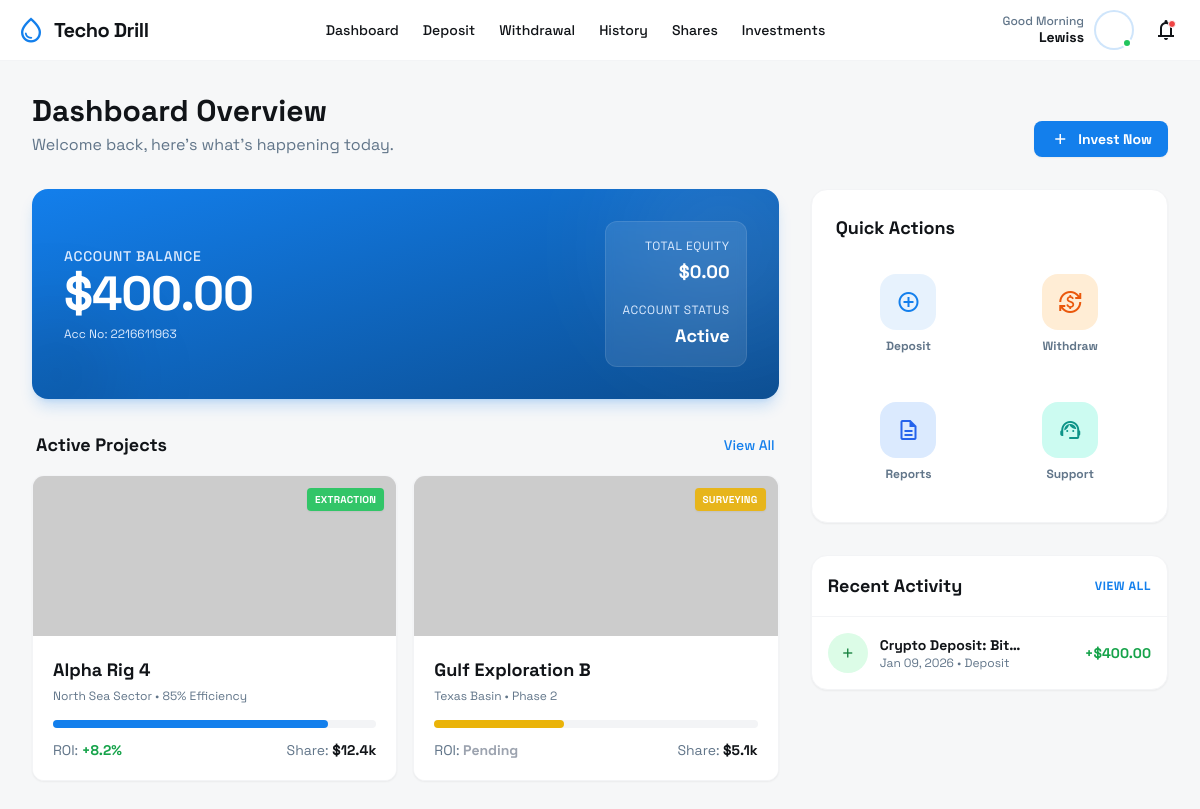
Before: /dashboard/ (signed in) with the older database file.
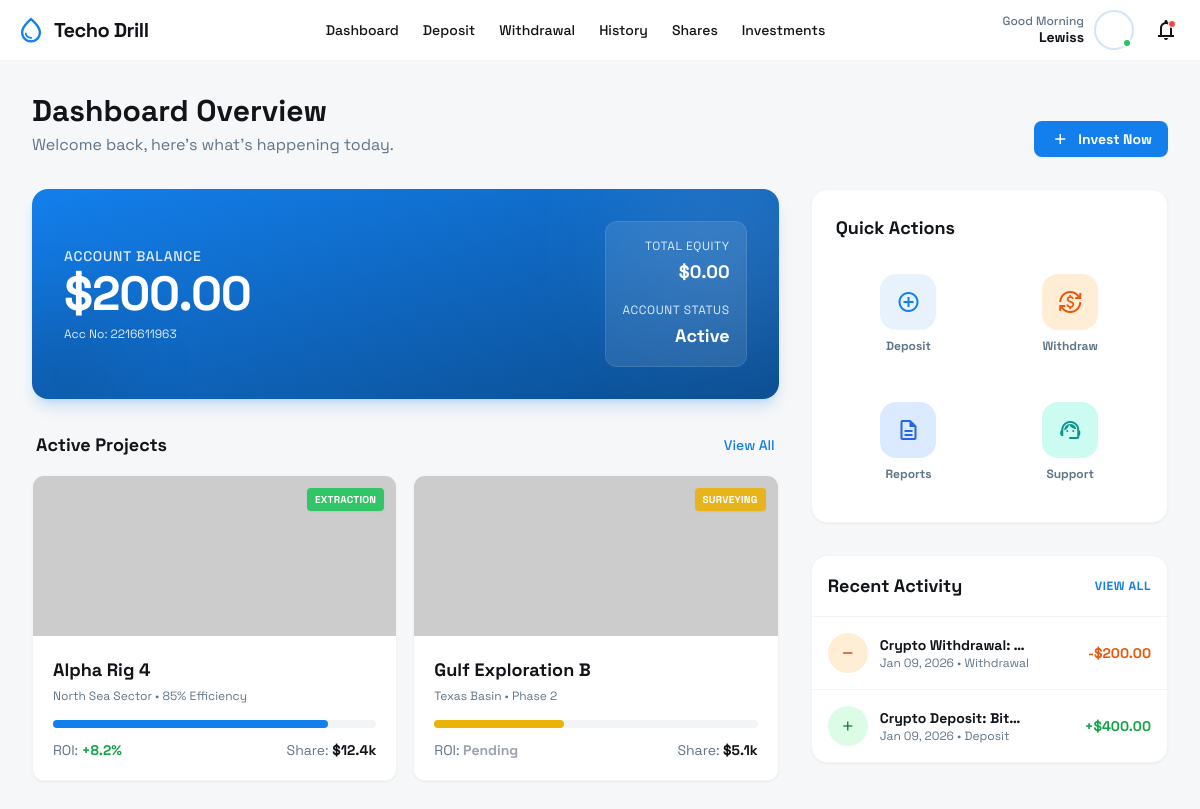
After: the same page with the newer database file.
### core_app/models.py (models this page shows, shortened)
class Account(models.Model):
    user = models.OneToOneField(User, on_delete=models.CASCADE, related_name='account')
    balance = models.DecimalField(max_digits=12, decimal_places=2, default=0.00)
    account_number = models.CharField(max_length=12, unique=True, editable=False)
    created_at = models.DateTimeField(auto_now_add=True)
    updated_at = models.DateTimeField(auto_now=True)

class Transaction(models.Model):
    TRANSACTION_TYPES = (
        ('deposit', 'Deposit'),
        ('withdrawal', 'Withdrawal'),
    )
    STATUS_CHOICES = (
        ('pending', 'Pending'),
        ('completed', 'Completed'),
        ('failed', 'Failed'),
    )
    account = models.ForeignKey(Account, on_delete=models.CASCADE, related_name='transactions')
    transaction_type = models.CharField(max_length=20, choices=TRANSACTION_TYPES)
    amount = models.DecimalField(max_digits=12, decimal_places=2)
    description = models.CharField(max_length=255, blank=True)
    status = models.CharField(max_length=20, choices=STATUS_CHOICES, default='completed')
    timestamp = models.DateTimeField(auto_now_add=True)
    reference = models.CharField(max_length=50, unique=True, blank=True)

### core_app/views.py (the view)
# urls.py: path('dashboard/', views.dashboard, name='dashboard'),
@login_required
def dashboard(request):
    account, created = Account.objects.get_or_create(user=request.user)
    transactions = Transaction.objects.filter(account=account).order_by('-timestamp')[:5]
    return render(request, 'dashboard.html', {
        'account': account,
        'recent_transactions': transactions
    })

### core_app/templates/dashboard.html (shortened to what the changed rows need)
{% extends 'base_dashboard.html' %}
{% block content %}
    <main class="w-full max-w-7xl mx-auto p-4 md:p-6 lg:p-8">
        <div class="mb-8 md:flex md:items-end md:justify-between">
            <div class="mb-4 md:mb-0">
                <h1 class="text-2xl md:text-3xl font-bold text-text-main-light dark:text-text-main-dark">Dashboard Overview</h1>
            </div>
        </div>
        <div class="grid grid-cols-1 lg:grid-cols-3 gap-8">
            <div class="lg:col-span-2 flex flex-col gap-8">
                <div class="relative overflow-hidden rounded-2xl bg-gradient-to-br from-[#137fec] to-[#0b4d91] text-white shadow-lg shadow-primary/20 p-6 md:p-8">
                    <div class="relative z-10 flex flex-col md:flex-row justify-between items-start md:items-center gap-6">
                        <div>
                            <p class="text-blue-100 text-sm font-medium mb-1 uppercase tracking-wider">Account Balance</p>
                            <h2 class="text-4xl md:text-5xl font-bold tracking-tight mb-2">${{ account.balance|floatformat:2 }}</h2>
                            <div class="flex items-center gap-2">
                                <span class="text-blue-100 text-xs">Acc No: {{ account.account_number }}</span>
                            </div>
                        </div>
                    </div>
                </div>
            </div>
            <div class="lg:col-span-1 flex flex-col gap-8">
                <div class="bg-surface-light dark:bg-surface-dark rounded-2xl shadow-sm border border-gray-100 dark:border-gray-800 overflow-hidden">
                    <div>
                        {% for txn in recent_transactions %}
                        <div class="flex items-center justify-between p-4 border-b border-gray-100 dark:border-gray-800 last:border-0 hover:bg-gray-50 dark:hover:bg-gray-800/50 transition-colors">
                            <div class="flex items-center gap-3">
                                <div class="size-10 rounded-full {% if txn.transaction_type == 'deposit' %}bg-green-100 text-green-700{% else %}bg-orange-100 text-orange-700{% endif %} dark:bg-opacity-20 flex items-center justify-center shrink-0">
                                    <span class="material-symbols-outlined text-lg">
                                    </span>
                                </div>
                                <div class="flex flex-col">
                                    <p class="text-sm font-bold text-text-main-light dark:text-text-main-dark">{{ txn.description|truncatechars:20 }}</p>
                                    <p class="text-xs text-text-sec-light dark:text-text-sec-dark">{{ txn.timestamp|date:"M d, Y" }} • {{ txn.transaction_type|title }}</p>
                                </div>
                            </div>
                            <span class="text-sm font-bold {% if txn.transaction_type == 'deposit' %}text-green-600{% else %}text-orange-600{% endif %}">
                                {% if txn.transaction_type == 'deposit' %}+{% else %}-{% endif %}${{ txn.amount }}
                            </span>
                        </div>
                        {% empty %}
                        <div class="p-8 text-center">
                            <p class="text-text-sec-light dark:text-text-sec-dark text-sm">No recent activity found.</p>
                        </div>
                        {% endfor %}
                    </div>
                </div>
            </div>
        </div>
    </main>
{% endblock %}

Changed rows visible on the page:
changed Account: balance "400.00" → "200.00"
added Transaction: description "Crypto Withdrawal: …", timestamp "Jan 09, 2026", transaction_type "Withdrawal", amount "200.00"
